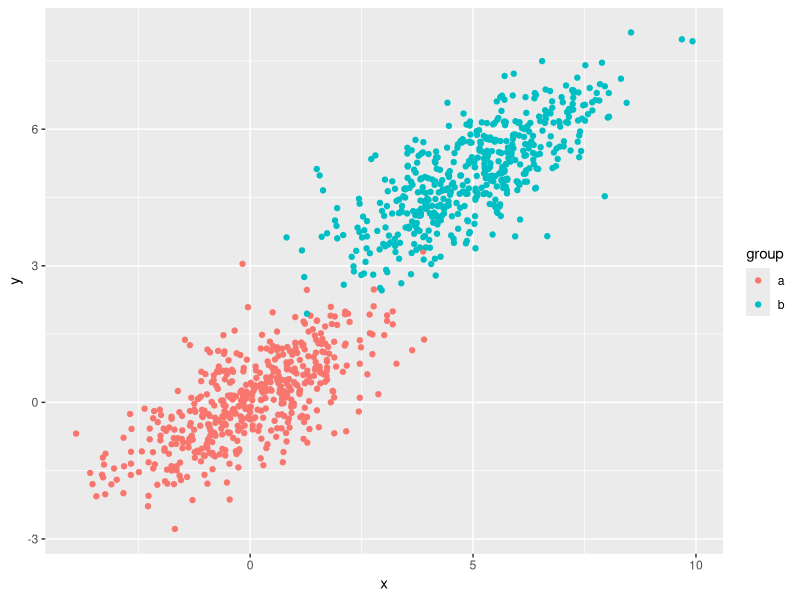

Here is the R script that generated this plot:
# an example on how to use survey package in R
# http://users.stat.umn.edu/~gmeeden/classes/5201/handouts/survey_handout.pdf


# Generate data -----------------------------------------------------------

set.seed(506)
y <- c(rnorm(500), rnorm(500, mean=5))
x <- y + rnorm(1000)
group <- c(rep('a', 500), rep('b', 500))
pop <- data.frame(group, x, y)

library(ggplot2)
qplot(x, y, col=group)


# Simple random sampling --------------------------------------------------

srs.rows <- sample(1000, 100)
srs <- pop[srs.rows, ]
library(survey)
fpc.srs <- rep(1000, 100)
des.srs <- svydesign(id= ~1, strata = NULL, data = srs, fpc = fpc.srs)

# find the total, mean, and 95% CI
svytotal(~y, design = des.srs) # 2549.5
svymean(~y, design = des.srs)
confint(svytotal(~y, design = des.srs))

# using ratio estimtator
known.x.total <- sum(pop$x)
srs.ratio <- svyratio(numerator = ~y, denominator = ~x, design = des.srs)
srs.ratio

predict(srs.ratio, total = known.x.total) # y = 2506.511

# Stratified sampling -----------------------------------------------------
str.rows <- c(sample(500,50), sample(501:1000, 50))
str <- pop[str.rows, ]
fpc.str <- rep(500, 100)
des.str <- svydesign(id=~1, strata = ~group, data = str, fpc = fpc.str)

# find the total
svytotal(~y, des.str) # 2654.8

# True y in population as total -------------------------------------------

sum(pop$y) # sum(y) = 2531.618
